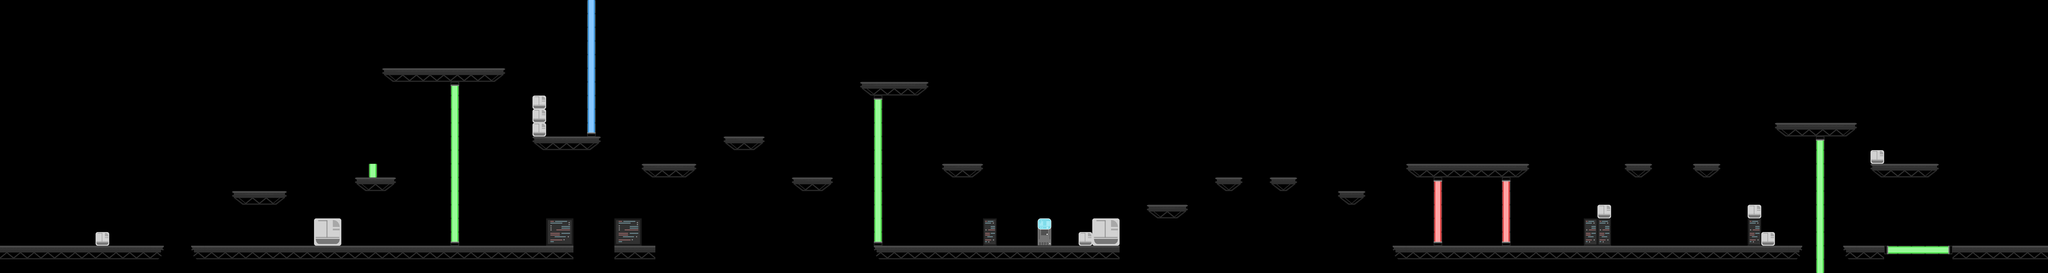

A level layout from a 2D game, rendered from its tile map. Below: a short description, then the map file with tile-grid data replaced by summaries:
An orthogonal 150x20 tile map with 64x64 px tiles, 7 tile layers (sol, plateforme, mur_rouge, mur_vert, ...) and 31 objects.

<map version="1.9" tiledversion="1.9.2" orientation="orthogonal" renderorder="right-down" width="150" height="20" tilewidth="64" tileheight="64" infinite="0" nextlayerid="16" nextobjectid="98">
 <editorsettings>
  <export target="../asset/carte/niveau_1.json" format="json" />
 </editorsettings>
 <tileset firstgid="1" name="tileset" tilewidth="64" tileheight="64" tilecount="100" columns="10">
  <image source="tileset.png" width="640" height="640" />
  <tile id="0">
   <properties>
    <property name="solide" type="bool" value="true" />
   </properties>
  </tile>
  <tile id="1">
   <properties>
    <property name="solide" type="bool" value="true" />
   </properties>
  </tile>
  <tile id="2">
   <properties>
    <property name="solide" type="bool" value="true" />
   </properties>
  </tile>
  <tile id="3">
   <properties>
    <property name="solide" type="bool" value="true" />
   </properties>
  </tile>
  <tile id="4">
   <properties>
    <property name="solide" type="bool" value="true" />
   </properties>
  </tile>
  <tile id="27">
   <properties>
    <property name="solide" type="bool" value="true" />
   </properties>
  </tile>
  <tile id="28">
   <properties>
    <property name="solide" type="bool" value="true" />
   </properties>
  </tile>
  <tile id="30">
   <properties>
    <property name="solide" type="bool" value="true" />
   </properties>
  </tile>
  <tile id="31">
   <properties>
    <property name="solide" type="bool" value="true" />
   </properties>
  </tile>
  <tile id="32">
   <properties>
    <property name="solide" type="bool" value="true" />
   </properties>
  </tile>
  <tile id="33">
   <properties>
    <property name="solide" type="bool" value="true" />
   </properties>
  </tile>
  <tile id="34">
   <properties>
    <property name="solide" type="bool" value="true" />
   </properties>
  </tile>
  <tile id="36">
   <properties>
    <property name="solide" type="bool" value="true" />
   </properties>
  </tile>
  <tile id="37">
   <properties>
    <property name="solide" type="bool" value="true" />
   </properties>
  </tile>
  <tile id="38">
   <properties>
    <property name="solide" type="bool" value="true" />
   </properties>
  </tile>
  <tile id="40">
   <properties>
    <property name="solide" type="bool" value="true" />
   </properties>
  </tile>
  <tile id="41">
   <properties>
    <property name="solide" type="bool" value="true" />
   </properties>
  </tile>
  <tile id="42">
   <properties>
    <property name="solide" type="bool" value="true" />
   </properties>
  </tile>
  <tile id="46">
   <properties>
    <property name="solide" type="bool" value="true" />
   </properties>
  </tile>
  <tile id="47">
   <properties>
    <property name="solide" type="bool" value="true" />
   </properties>
  </tile>
  <tile id="48">
   <properties>
    <property name="solide" type="bool" value="true" />
   </properties>
  </tile>
  <tile id="50">
   <properties>
    <property name="solide" type="bool" value="true" />
   </properties>
  </tile>
  <tile id="51">
   <properties>
    <property name="solide" type="bool" value="true" />
   </properties>
  </tile>
  <tile id="52">
   <properties>
    <property name="solide" type="bool" value="true" />
   </properties>
  </tile>
  <tile id="56">
   <properties>
    <property name="solide" type="bool" value="true" />
   </properties>
  </tile>
  <tile id="57">
   <properties>
    <property name="solide" type="bool" value="true" />
   </properties>
  </tile>
  <tile id="58">
   <properties>
    <property name="solide" type="bool" value="true" />
   </properties>
  </tile>
 </tileset>
 <layer id="1" name="sol" width="150" height="20">
  <data>[3000 cells, 134 non-empty, 14 distinct tile ids]</data>
 </layer>
 <layer id="2" name="plateforme" width="150" height="20">
  <data>[3000 cells, 72 non-empty, 3 distinct tile ids]</data>
 </layer>
 <layer id="3" name="mur_rouge" width="150" height="20">
  <data>[3000 cells, 10 non-empty, 2 distinct tile ids]</data>
 </layer>
 <layer id="4" name="mur_vert" width="150" height="20">
  <data>[3000 cells, 38 non-empty, 2 distinct tile ids]</data>
 </layer>
 <layer id="5" name="mur_bleu" width="150" height="20">
  <data>[3000 cells, 10 non-empty, 2 distinct tile ids]</data>
 </layer>
 <objectgroup id="6" name="ennemi_A_spawn">
  <object id="65" gid="93" x="1984" y="1152" width="64" height="64" />
  <object id="67" gid="93" x="2240" y="320" width="64" height="64" />
  <object id="68" gid="93" x="2432" y="1152" width="64" height="64" />
  <object id="69" gid="93" x="2752" y="1280" width="64" height="64" />
  <object id="70" gid="93" x="3200" y="768" width="64" height="64" />
  <object id="71" gid="93" x="3648" y="1152" width="64" height="64" />
  <object id="72" gid="93" x="4480" y="768" width="64" height="64" />
  <object id="73" gid="93" x="6144" y="1216" width="64" height="64" />
  <object id="74" gid="93" x="7552" y="1152" width="64" height="64" />
  <object id="75" gid="93" x="7552" y="1152" width="64" height="64" />
  <object id="76" gid="93" x="7616" y="1152" width="64" height="64" />
  <object id="77" gid="93" x="7616" y="1152" width="64" height="64" />
  <object id="78" gid="93" x="7680" y="1152" width="64" height="64" />
  <object id="79" gid="93" x="8000" y="1152" width="64" height="64" />
  <object id="80" gid="93" x="8064" y="1152" width="64" height="64" />
  <object id="81" gid="93" x="8128" y="1152" width="64" height="64" />
  <object id="82" gid="93" x="8640" y="576" width="64" height="64" />
 </objectgroup>
 <objectgroup id="7" name="ennemi_B_spawn">
  <object id="83" gid="94" x="4544" y="1152" width="64" height="64" />
  <object id="84" gid="94" x="7040" y="768" width="64" height="64" />
  <object id="85" gid="94" x="9152" y="1152" width="64" height="64" />
 </objectgroup>
 <objectgroup id="8" name="ennemi_C_spawn">
  <object id="86" gid="95" x="4160" y="384" width="64" height="64" />
 </objectgroup>
 <objectgroup id="9" name="ennemi_D_spawn" />
 <objectgroup id="12" name="plateforme_spawn" />
 <objectgroup id="10" name="batterie_spawn">
  <object id="87" gid="97" x="2240" y="1152" width="64" height="64" />
  <object id="89" gid="97" x="2624" y="640" width="64" height="64" />
  <object id="90" gid="97" x="3008" y="1152" width="64" height="64" />
  <object id="91" gid="97" x="4736" y="1152" width="64" height="64" />
  <object id="92" gid="97" x="6784" y="1152" width="64" height="64" />
  <object id="93" gid="97" x="6848" y="1152" width="64" height="64" />
  <object id="94" gid="97" x="6912" y="1152" width="64" height="64" />
  <object id="95" gid="97" x="7680" y="768" width="64" height="64" />
  <object id="96" gid="97" x="8000" y="768" width="64" height="64" />
  <object id="97" gid="97" x="8960" y="768" width="64" height="64" />
 </objectgroup>
 <layer id="11" name="checkpoint" width="150" height="20">
  <data>[3000 cells, 2 non-empty, 2 distinct tile ids]</data>
 </layer>
 <layer id="14" name="objet" width="150" height="20">
  <data>[3000 cells, 1 non-empty, 1 distinct tile ids]</data>
 </layer>
</map>
